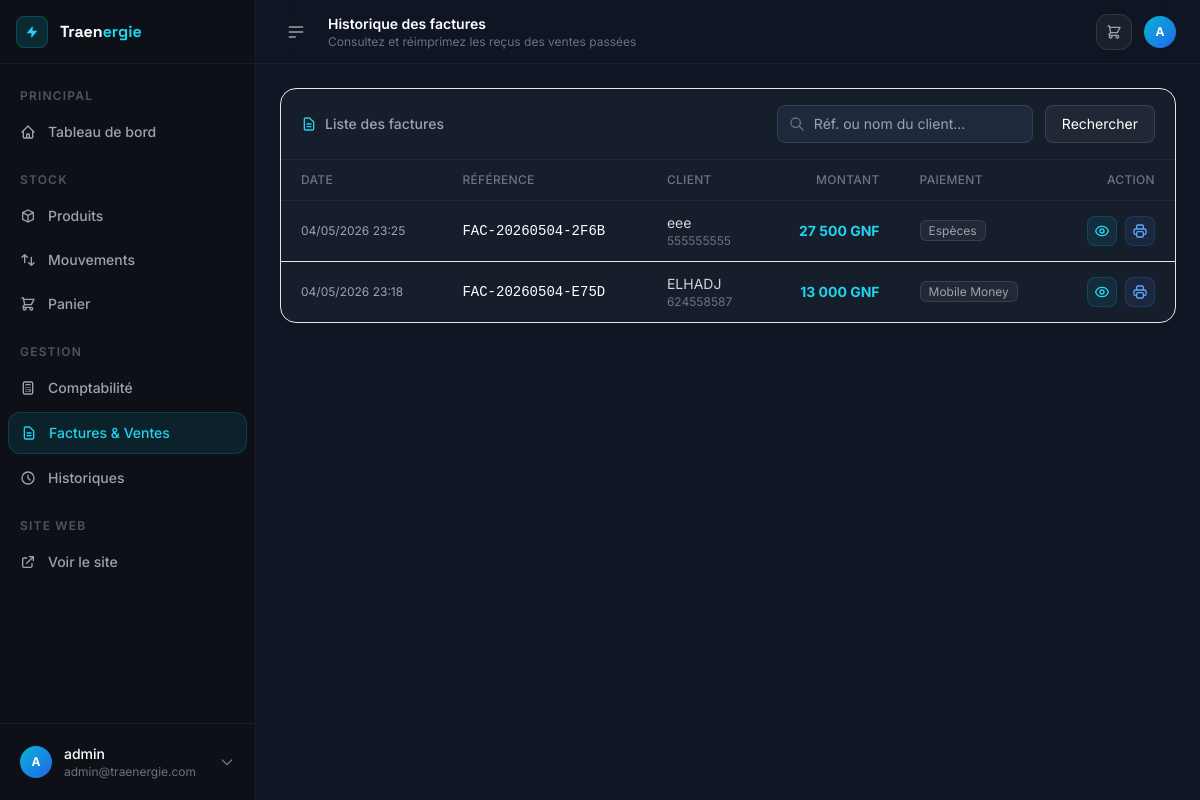
The page /dashboard/ventes/ (signed in) on the database its author committed.
### apps/stock/models.py (models this page shows, shortened)
class Sale(models.Model):
    reference = models.CharField(max_length=50, unique=True, verbose_name="Référence")
    customer_name = models.CharField(max_length=200, blank=True, verbose_name="Nom du client")
    customer_phone = models.CharField(max_length=50, blank=True, verbose_name="Téléphone client")
    total_amount = models.DecimalField(max_digits=15, decimal_places=2, default=0, verbose_name="Montant total")
    payment_method = models.CharField(max_length=50, default="cash", choices=[("cash", "Espèces"), ("card", "Carte Bancaire"), ("mobile", "Mobile Money"), ("transfer", "Virement")], verbose_name="Méthode de paiement")
    created_by = models.ForeignKey(User, on_delete=models.SET_NULL, null=True, verbose_name="Vendeur")
    created_at = models.DateTimeField(auto_now_add=True)
    class Meta:
        verbose_name = "Vente"
        verbose_name_plural = "Ventes"
        ordering = ["-created_at"]

### apps/stock/views.py (the view)
# urls.py: path("ventes/", views.SaleListView.as_view(), name="sales"),
class SaleListView(LoginRequiredMixin, View):
    def get(self, request):
        qs = Sale.objects.select_related("created_by").prefetch_related("items__product").order_by("-created_at")
        search = request.GET.get("q", "")
        if search:
            qs = qs.filter(Q(reference__icontains=search) | Q(customer_name__icontains=search) | Q(customer_phone__icontains=search))
        context = {
            "sales": qs[:100],  # Limit to latest 100 for performance
            "search": search,
        }
        return render(request, "stock/sale_list.html", context)

### templates/stock/sale_list.html (shortened to what this page needs)
{% extends "base_dashboard.html" %}
{% load humanize %}
{% block page_title %}Historique des factures{% endblock %}
{% block page_subtitle %}Consultez et réimprimez les reçus des ventes passées{% endblock %}
{% block content %}
<div class="bg-card border border-white/8 rounded-2xl overflow-hidden" x-data="{ detailModalOpen: false, currentSale: null }">
  <div class="px-5 py-4 border-b border-white/5 flex flex-wrap items-center justify-between gap-4">
    <div class="flex items-center gap-2 text-sm text-gray-400 font-medium">
      <svg class="w-4 h-4 text-cyan-400" fill="none" stroke="currentColor" viewBox="0 0 24 24"><path stroke-linecap="round" stroke-linejoin="round" stroke-width="2" d="M9 12h6m-6 4h6m2 5H7a2 2 0 01-2-2V5a2 2 0 012-2h5.586a1 1 0 01.707.293l5.414 5.414a1 1 0 01.293.707V19a2 2 0 01-2 2z"/></svg>
      Liste des factures
    </div>
    <form method="get" class="flex flex-wrap gap-3 items-center">
      <div class="relative">
        <svg class="w-4 h-4 text-gray-500 absolute left-3 top-1/2 -translate-y-1/2" fill="none" stroke="currentColor" viewBox="0 0 24 24"><path stroke-linecap="round" stroke-linejoin="round" stroke-width="2" d="M21 21l-6-6m2-5a7 7 0 11-14 0 7 7 0 0114 0z"/></svg>
        <input type="text" name="q" value="{{ search }}" placeholder="Réf. ou nom du client..."
               class="bg-slate-800 border border-slate-700 rounded-lg pl-9 pr-3 py-2 text-white text-sm focus:outline-none focus:border-cyan-500 transition w-48 lg:w-64">
      </div>
      <button type="submit" class="px-4 py-2 bg-white/5 hover:bg-white/10 border border-white/10 text-white text-sm rounded-lg transition">
        Rechercher
      </button>
    </form>
  </div>
  <div class="overflow-x-auto">
    <table class="w-full text-sm">
      <thead>
        <tr class="border-b border-white/5 bg-white/2">
          <th class="text-left px-5 py-3 text-gray-500 font-medium text-xs uppercase tracking-wide">Date</th>
          <th class="text-left px-5 py-3 text-gray-500 font-medium text-xs uppercase tracking-wide">Référence</th>
          <th class="text-left px-5 py-3 text-gray-500 font-medium text-xs uppercase tracking-wide">Client</th>
          <th class="text-right px-5 py-3 text-gray-500 font-medium text-xs uppercase tracking-wide">Montant</th>
          <th class="text-left px-5 py-3 text-gray-500 font-medium text-xs uppercase tracking-wide">Paiement</th>
          <th class="text-right px-5 py-3 text-gray-500 font-medium text-xs uppercase tracking-wide">Action</th>
        </tr>
      </thead>
      <tbody class="divide-y divide-white/4">
        {% for sale in sales %}
        <tr class="hover:bg-white/2 transition">
          <td class="px-5 py-3 text-gray-400 text-xs whitespace-nowrap">
            {{ sale.created_at|date:"d/m/Y H:i" }}
          </td>
          <td class="px-5 py-3 text-white font-mono text-sm">
            {{ sale.reference }}
          </td>
          <td class="px-5 py-3 text-gray-300">
            {% if sale.customer_name %}{{ sale.customer_name }}{% else %}<span class="text-gray-500 italic">Anonyme</span>{% endif %}
            {% if sale.customer_phone %}<div class="text-xs text-gray-500">{{ sale.customer_phone }}</div>{% endif %}
          </td>
          <td class="px-5 py-3 text-right text-cyan-400 font-bold">
            {{ sale.total_amount|floatformat:0|intcomma }} GNF
          </td>
          <td class="px-5 py-3 text-gray-400 text-xs">
            <span class="px-2 py-0.5 rounded-md border border-white/10 bg-white/5">{{ sale.get_payment_method_display }}</span>
          </td>
          <td class="px-5 py-3 text-right">
            <div class="flex items-center justify-end gap-2">
              <button @click="currentSale = { reference: '{{ sale.reference }}', date: '{{ sale.created_at|date:'d/m/Y H:i' }}', customer: '{{ sale.customer_name|default:'Anonyme'|escapejs }}', total: '{{ sale.total_amount|floatformat:0|intcomma }}', items: [{% for item in sale.items.all %}{ name: '{{ item.product.name|escapejs }}', qty: {{ item.quantity }}, subtotal: '{{ item.subtotal|floatformat:0|intcomma }}' }{% if not forloop.last %},{% endif %}{% endfor %}] }; detailModalOpen = true"
                      class="p-1.5 bg-cyan-500/10 hover:bg-cyan-500/20 border border-cyan-500/20 text-cyan-400 rounded-lg transition" title="Voir les produits">
              </button>
              <a href="{% url 'dashboard:sale_receipt' sale.pk %}" target="_blank"
                 class="p-1.5 bg-blue-500/10 hover:bg-blue-500/20 border border-blue-500/20 text-blue-400 rounded-lg transition" title="Imprimer le reçu">
              </a>
            </div>
          </td>
        </tr>
        {% endfor %}
      </tbody>
    </table>
  </div>
</div>
{% endblock %}

### templates/base_dashboard.html (shortened to what this page needs)
<!DOCTYPE html>
<html lang="fr" class="h-full">
<head>
  <script src="https://cdn.tailwindcss.com"></script>
  {% load static %}
  <link rel="stylesheet" href="{% static 'css/custom.css' %}">
</head>
<body class="h-full bg-canvas text-gray-100 font-sans antialiased"
      x-data="{ sidebarOpen: true, mobileMenuOpen: false }">
<div class="flex h-full min-h-screen">
  <aside :class="sidebarOpen ? 'w-64' : 'w-16'"
         class="hidden lg:flex flex-col bg-sidebar border-r border-white/5 transition-all duration-300 ease-in-out shrink-0 fixed inset-y-0 left-0 z-40">
    <div class="flex items-center gap-3 px-4 h-16 border-b border-white/5">
      <div class="w-8 h-8 flex items-center justify-center bg-cyan-500/15 border border-cyan-500/25 rounded-lg shrink-0">
        <svg class="w-4 h-4 text-cyan-400" fill="currentColor" viewBox="0 0 24 24"><path d="M13 10V3L4 14h7v7l9-11h-7z"/></svg>
      </div>
      <span x-show="sidebarOpen" x-transition class="font-display font-bold text-base whitespace-nowrap">
        <span class="text-white">Traen</span><span class="text-cyan-400">ergie</span>
      </span>
    </div>
    <nav class="flex-1 px-2 py-4 space-y-1 overflow-y-auto">
      <p x-show="sidebarOpen" class="px-3 pt-2 pb-1 text-gray-600 text-xs font-semibold uppercase tracking-widest">Principal</p>
      <a href="{% url 'dashboard:home' %}"
         class="flex items-center gap-3 px-3 py-2.5 rounded-xl text-sm font-medium transition
                {% if request.resolver_match.url_name == 'home' %}bg-cyan-500/10 text-cyan-400 border border-cyan-500/20{% else %}text-gray-400 hover:bg-white/5 hover:text-white{% endif %}">
        <svg class="w-4 h-4 shrink-0" fill="none" stroke="currentColor" viewBox="0 0 24 24"><path stroke-linecap="round" stroke-linejoin="round" stroke-width="2" d="M3 12l2-2m0 0l7-7 7 7M5 10v10a1 1 0 001 1h3m10-11l2 2m-2-2v10a1 1 0 01-1 1h-3m-6 0a1 1 0 001-1v-4a1 1 0 011-1h2a1 1 0 011 1v4a1 1 0 001 1m-6 0h6"/></svg>
        <span x-show="sidebarOpen" x-transition>Tableau de bord</span>
      </a>
      <p x-show="sidebarOpen" class="px-3 pt-4 pb-1 text-gray-600 text-xs font-semibold uppercase tracking-widest">Stock</p>
      <a href="{% url 'dashboard:products' %}"
         class="flex items-center gap-3 px-3 py-2.5 rounded-xl text-sm font-medium transition
                {% if request.resolver_match.url_name == 'products' %}bg-cyan-500/10 text-cyan-400 border border-cyan-500/20{% else %}text-gray-400 hover:bg-white/5 hover:text-white{% endif %}">
        <svg class="w-4 h-4 shrink-0" fill="none" stroke="currentColor" viewBox="0 0 24 24"><path stroke-linecap="round" stroke-linejoin="round" stroke-width="2" d="M20 7l-8-4-8 4m16 0l-8 4m8-4v10l-8 4m0-10L4 7m8 4v10M4 7v10l8 4"/></svg>
        <span x-show="sidebarOpen" x-transition>Produits</span>
      </a>
      <a href="{% url 'dashboard:stock_movements' %}"
         class="flex items-center gap-3 px-3 py-2.5 rounded-xl text-sm font-medium transition
                {% if request.resolver_match.url_name == 'stock_movements' %}bg-cyan-500/10 text-cyan-400 border border-cyan-500/20{% else %}text-gray-400 hover:bg-white/5 hover:text-white{% endif %}">
        <svg class="w-4 h-4 shrink-0" fill="none" stroke="currentColor" viewBox="0 0 24 24"><path stroke-linecap="round" stroke-linejoin="round" stroke-width="2" d="M7 16V4m0 0L3 8m4-4l4 4m6 0v12m0 0l4-4m-4 4l-4-4"/></svg>
        <span x-show="sidebarOpen" x-transition>Mouvements</span>
      </a>
      <a href="{% url 'dashboard:cart' %}"
         class="flex items-center gap-3 px-3 py-2.5 rounded-xl text-sm font-medium transition
                {% if request.resolver_match.url_name == 'cart' %}bg-cyan-500/10 text-cyan-400 border border-cyan-500/20{% else %}text-gray-400 hover:bg-white/5 hover:text-white{% endif %}">
        <svg class="w-4 h-4 shrink-0" fill="none" stroke="currentColor" viewBox="0 0 24 24"><path stroke-linecap="round" stroke-linejoin="round" stroke-width="2" d="M3 3h2l.4 2M7 13h10l4-8H5.4M7 13L5.4 5M7 13l-2.293 2.293c-.63.63-.184 1.707.707 1.707H17m0 0a2 2 0 100 4 2 2 0 000-4zm-8 2a2 2 0 11-4 0 2 2 0 014 0z"/></svg>
        <span x-show="sidebarOpen" x-transition class="flex-1">Panier</span>
      </a>
      <p x-show="sidebarOpen" class="px-3 pt-4 pb-1 text-gray-600 text-xs font-semibold uppercase tracking-widest">Gestion</p>
      <a href="{% url 'dashboard:comptabilite' %}"
         class="flex items-center gap-3 px-3 py-2.5 rounded-xl text-sm font-medium transition
                {% if request.resolver_match.url_name == 'comptabilite' %}bg-cyan-500/10 text-cyan-400 border border-cyan-500/20{% else %}text-gray-400 hover:bg-white/5 hover:text-white{% endif %}">
        <svg class="w-4 h-4 shrink-0" fill="none" stroke="currentColor" viewBox="0 0 24 24"><path stroke-linecap="round" stroke-linejoin="round" stroke-width="2" d="M9 7h6m0 10v-3m-3 3h.01M9 17h.01M9 14h.01M12 14h.01M15 11h.01M12 11h.01M9 11h.01M7 21h10a2 2 0 002-2V5a2 2 0 00-2-2H7a2 2 0 00-2 2v14a2 2 0 002 2z"/></svg>
        <span x-show="sidebarOpen" x-transition>Comptabilité</span>
      </a>
      <a href="{% url 'dashboard:sales' %}"
         class="flex items-center gap-3 px-3 py-2.5 rounded-xl text-sm font-medium transition
                {% if request.resolver_match.url_name == 'sales' %}bg-cyan-500/10 text-cyan-400 border border-cyan-500/20{% else %}text-gray-400 hover:bg-white/5 hover:text-white{% endif %}">
        <svg class="w-4 h-4 shrink-0" fill="none" stroke="currentColor" viewBox="0 0 24 24"><path stroke-linecap="round" stroke-linejoin="round" stroke-width="2" d="M9 12h6m-6 4h6m2 5H7a2 2 0 01-2-2V5a2 2 0 012-2h5.586a1 1 0 01.707.293l5.414 5.414a1 1 0 01.293.707V19a2 2 0 01-2 2z"/></svg>
        <span x-show="sidebarOpen" x-transition>Factures & Ventes</span>
      </a>
      <a href="{% url 'dashboard:historiques' %}"
         class="flex items-center gap-3 px-3 py-2.5 rounded-xl text-sm font-medium transition
                {% if request.resolver_match.url_name == 'historiques' %}bg-cyan-500/10 text-cyan-400 border border-cyan-500/20{% else %}text-gray-400 hover:bg-white/5 hover:text-white{% endif %}">
        <svg class="w-4 h-4 shrink-0" fill="none" stroke="currentColor" viewBox="0 0 24 24"><path stroke-linecap="round" stroke-linejoin="round" stroke-width="2" d="M12 8v4l3 3m6-3a9 9 0 11-18 0 9 9 0 0118 0z"/></svg>
        <span x-show="sidebarOpen" x-transition>Historiques</span>
      </a>
      <p x-show="sidebarOpen" class="px-3 pt-4 pb-1 text-gray-600 text-xs font-semibold uppercase tracking-widest">Site web</p>
      <a href="{% url 'website:home' %}" target="_blank"
         class="flex items-center gap-3 px-3 py-2.5 rounded-xl text-sm font-medium text-gray-400 hover:bg-white/5 hover:text-white transition">
        <svg class="w-4 h-4 shrink-0" fill="none" stroke="currentColor" viewBox="0 0 24 24"><path stroke-linecap="round" stroke-linejoin="round" stroke-width="2" d="M10 6H6a2 2 0 00-2 2v10a2 2 0 002 2h10a2 2 0 002-2v-4M14 4h6m0 0v6m0-6L10 14"/></svg>
        <span x-show="sidebarOpen" x-transition>Voir le site</span>
      </a>
    </nav>
    <div class="border-t border-white/5 p-3">
      <div x-data="{ open: false }" class="relative">
        <button @click="open = !open" class="flex items-center gap-3 w-full px-2 py-2 rounded-xl hover:bg-white/5 transition">
          <div class="w-8 h-8 rounded-full bg-gradient-to-br from-cyan-500 to-blue-600 flex items-center justify-center text-white text-xs font-bold shrink-0">
            {{ request.user.username|first|upper }}
          </div>
          <div x-show="sidebarOpen" class="text-left flex-1 min-w-0">
            <div class="text-sm font-medium text-white truncate">{{ request.user.get_full_name|default:request.user.username }}</div>
            <div class="text-xs text-gray-500 truncate">{{ request.user.email|default:"" }}</div>
          </div>
          <svg x-show="sidebarOpen" class="w-4 h-4 text-gray-500 shrink-0" fill="none" stroke="currentColor" viewBox="0 0 24 24"><path stroke-linecap="round" stroke-linejoin="round" stroke-width="2" d="M19 9l-7 7-7-7"/></svg>
        </button>
      </div>
    </div>
  </aside>
  <div :class="sidebarOpen ? 'lg:ml-64' : 'lg:ml-16'"
       class="flex-1 flex flex-col min-w-0 transition-all duration-300">
    <header class="sticky top-0 z-30 flex items-center gap-4 h-16 px-4 lg:px-6 bg-canvas/80 backdrop-blur-xl border-b border-white/5">
      <button @click="sidebarOpen = !sidebarOpen"
              class="hidden lg:flex items-center justify-center w-8 h-8 rounded-lg hover:bg-white/5 text-gray-400 hover:text-white transition">
        <svg class="w-5 h-5" fill="none" stroke="currentColor" viewBox="0 0 24 24"><path stroke-linecap="round" stroke-linejoin="round" stroke-width="2" d="M4 6h16M4 12h16M4 18h7"/></svg>
      </button>
      <div class="flex-1">
        <h1 class="text-sm font-semibold text-white">{% block page_title %}Dashboard{% endblock %}</h1>
        <p class="text-xs text-gray-500">{% block page_subtitle %}{% endblock %}</p>
      </div>
      <div class="flex items-center gap-3">
        <a href="{% url 'dashboard:cart' %}" class="relative flex items-center justify-center w-9 h-9 rounded-xl bg-white/5 hover:bg-white/10 border border-white/10 transition text-gray-400 hover:text-white">
          <svg class="w-4 h-4" fill="none" stroke="currentColor" viewBox="0 0 24 24"><path stroke-linecap="round" stroke-linejoin="round" stroke-width="2" d="M3 3h2l.4 2M7 13h10l4-8H5.4M7 13L5.4 5M7 13l-2.293 2.293c-.63.63-.184 1.707.707 1.707H17m0 0a2 2 0 100 4 2 2 0 000-4zm-8 2a2 2 0 11-4 0 2 2 0 014 0z"/></svg>
        </a>
        <div class="w-8 h-8 rounded-full bg-gradient-to-br from-cyan-500 to-blue-600 flex items-center justify-center text-white text-xs font-bold">
          {{ request.user.username|first|upper }}
        </div>
      </div>
    </header>
    <main class="flex-1 p-4 lg:p-6 overflow-auto">
      {% block content %}{% endblock %}
    </main>
  </div>
</div>
</body>
</html>

### rows shown on the page
Sale: created_at "04/05/2026 23:25", reference "FAC-20260504-2F6B", customer_name "eee", customer_phone "555555555", total_amount "27 500", payment_method "Espèces"
Sale: created_at "04/05/2026 23:18", reference "FAC-20260504-E75D", customer_name "ELHADJ", customer_phone "624558587", total_amount "13 000", payment_method "Mobile Money"

### other values the page prints
{{ request.user.username|first|upper }} "A"
{{ request.user.get_full_name|default:request.user.username }} "admin"
{{ request.user.email|default:"" }} "admin@traenergie.com"
